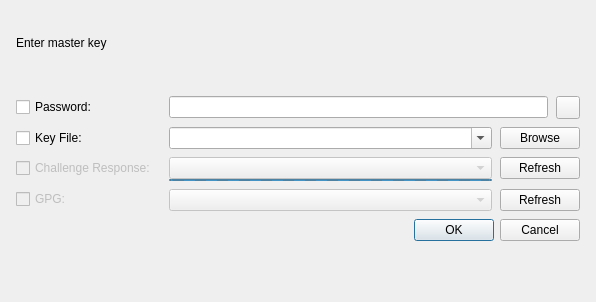
<?xml version="1.0" encoding="UTF-8"?>
<ui version="4.0">
 <class>DatabaseOpenWidget</class>
 <widget class="QWidget" name="DatabaseOpenWidget">
  <property name="geometry">
   <rect>
    <x>0</x>
    <y>0</y>
    <width>596</width>
    <height>302</height>
   </rect>
  </property>
  <layout class="QVBoxLayout" name="verticalLayout" stretch="0,1,0,1,0,0,3">
   <property name="spacing">
    <number>8</number>
   </property>
   <item>
    <widget class="MessageWidget" name="messageWidget" native="true"/>
   </item>
   <item>
    <spacer name="verticalSpacer_2">
     <property name="orientation">
      <enum>Qt::Vertical</enum>
     </property>
     <property name="sizeHint" stdset="0">
      <size>
       <width>20</width>
       <height>40</height>
      </size>
     </property>
    </spacer>
   </item>
   <item>
    <layout class="QVBoxLayout" name="labelLayout">
     <property name="leftMargin">
      <number>5</number>
     </property>
     <property name="rightMargin">
      <number>5</number>
     </property>
     <item>
      <widget class="QLabel" name="labelHeadline">
       <property name="text">
        <string>Enter master key</string>
       </property>
      </widget>
     </item>
     <item>
      <widget class="QLabel" name="labelFilename"/>
     </item>
    </layout>
   </item>
   <item>
    <spacer name="verticalSpacer_3">
     <property name="orientation">
      <enum>Qt::Vertical</enum>
     </property>
     <property name="sizeHint" stdset="0">
      <size>
       <width>20</width>
       <height>40</height>
      </size>
     </property>
    </spacer>
   </item>
   <item>
    <layout class="QGridLayout" name="gridLayout">
     <property name="leftMargin">
      <number>5</number>
     </property>
     <property name="verticalSpacing">
      <number>8</number>
     </property>
     <item row="1" column="0" alignment="Qt::AlignVCenter">
      <widget class="QCheckBox" name="checkKeyFile">
       <property name="text">
        <string>Key File:</string>
       </property>
      </widget>
     </item>
     <item row="0" column="0" alignment="Qt::AlignVCenter">
      <widget class="QCheckBox" name="checkPassword">
       <property name="text">
        <string>Password:</string>
       </property>
      </widget>
     </item>
     <item row="1" column="2">
      <layout class="QHBoxLayout" name="keyFileLayout">
       <property name="leftMargin">
        <number>5</number>
       </property>
       <property name="rightMargin">
        <number>5</number>
       </property>
       <item>
        <widget class="QComboBox" name="comboKeyFile">
         <property name="enabled">
          <bool>true</bool>
         </property>
         <property name="sizePolicy">
          <sizepolicy hsizetype="Expanding" vsizetype="Fixed">
           <horstretch>0</horstretch>
           <verstretch>0</verstretch>
          </sizepolicy>
         </property>
         <property name="editable">
          <bool>true</bool>
         </property>
        </widget>
       </item>
       <item>
        <widget class="QPushButton" name="buttonBrowseFile">
         <property name="text">
          <string>Browse</string>
         </property>
        </widget>
       </item>
      </layout>
     </item>
     <item row="0" column="2">
      <layout class="QHBoxLayout" name="passwordLayout">
       <property name="leftMargin">
        <number>5</number>
       </property>
       <property name="rightMargin">
        <number>5</number>
       </property>
       <item>
        <widget class="PasswordEdit" name="editPassword">
         <property name="echoMode">
          <enum>QLineEdit::Password</enum>
         </property>
        </widget>
       </item>
       <item>
        <widget class="QToolButton" name="buttonTogglePassword">
         <property name="checkable">
          <bool>true</bool>
         </property>
        </widget>
       </item>
      </layout>
     </item>

     <item row="5" column="2">
      <layout class="QGridLayout" name="gridLayout_2">
       <property name="leftMargin">
        <number>5</number>
       </property>
       <property name="rightMargin">
        <number>5</number>
       </property>
       <property name="verticalSpacing">
        <number>0</number>
       </property>
       <item row="1" column="1">
        <widget class="QPushButton" name="buttonRedetectYubikey">
         <property name="enabled">
          <bool>true</bool>
         </property>
         <property name="text">
          <string>Refresh</string>
         </property>
        </widget>
       </item>

       <item row="1" column="0">
        <widget class="QComboBox" name="comboChallengeResponse">
         <property name="enabled">
          <bool>false</bool>
         </property>
         <property name="sizePolicy">
          <sizepolicy hsizetype="Expanding" vsizetype="Fixed">
           <horstretch>0</horstretch>
           <verstretch>0</verstretch>
          </sizepolicy>
         </property>
         <property name="editable">
          <bool>false</bool>
         </property>
        </widget>
       </item>
       <item row="2" column="0">
        <widget class="QProgressBar" name="yubikeyProgress">
         <property name="maximumSize">
          <size>
           <width>16777215</width>
           <height>2</height>
          </size>
         </property>
         <property name="minimum">
          <number>0</number>
         </property>
         <property name="maximum">
          <number>0</number>
         </property>
         <property name="value">
          <number>-1</number>
         </property>
         <property name="textVisible">
          <bool>false</bool>
         </property>
        </widget>
       </item>
      </layout>
     </item>


     <item row="6" column="2">
      <layout class="QGridLayout" name="gridLayout_3">
       <property name="leftMargin">
        <number>5</number>
       </property>
       <property name="rightMargin">
        <number>5</number>
       </property>
       <property name="verticalSpacing">
        <number>0</number>
       </property>
       <item row="1" column="1">
        <widget class="QPushButton" name="buttonRefreshGpgKeys">
         <property name="enabled">
          <bool>true</bool>
         </property>
         <property name="text">
          <string>Refresh</string>
         </property>
        </widget>
       </item>

       <item row="1" column="0">
        <widget class="QComboBox" name="comboGpg">
         <property name="enabled">
          <bool>false</bool>
         </property>
         <property name="sizePolicy">
          <sizepolicy hsizetype="Expanding" vsizetype="Fixed">
           <horstretch>0</horstretch>
           <verstretch>0</verstretch>
          </sizepolicy>
         </property>
         <property name="editable">
          <bool>false</bool>
         </property>
        </widget>
       </item>
      </layout>
     </item>

     <item row="5" column="0">
      <layout class="QHBoxLayout" name="horizontalLayout">
       <property name="spacing">
        <number>0</number>
       </property>
       <property name="bottomMargin">
        <number>2</number>
       </property>
       <item>
        <widget class="QCheckBox" name="checkChallengeResponse">
         <property name="enabled">
          <bool>false</bool>
         </property>
         <property name="text">
          <string>Challenge Response:</string>
         </property>
        </widget>
       </item>
      </layout>
     </item>

     <item row="6" column="0">
      <layout class="QHBoxLayout" name="horizontalLayout2">
       <property name="spacing">
        <number>0</number>
       </property>
       <property name="bottomMargin">
        <number>2</number>
       </property>
       <item>
        <widget class="QCheckBox" name="checkGpg">
         <property name="enabled">
          <bool>false</bool>
         </property>
         <property name="text">
          <string>GPG:</string>
         </property>
        </widget>
       </item>
      </layout>
     </item>

    </layout>
   </item>
   <item>
    <layout class="QHBoxLayout" name="dialogButtonsLayout">
     <property name="leftMargin">
      <number>5</number>
     </property>
     <property name="rightMargin">
      <number>5</number>
     </property>
     <item alignment="Qt::AlignRight">
      <widget class="QDialogButtonBox" name="buttonBox">
       <property name="standardButtons">
        <set>QDialogButtonBox::Cancel|QDialogButtonBox::Ok</set>
       </property>
      </widget>
     </item>
    </layout>
   </item>
   <item>
    <spacer name="verticalSpacer">
     <property name="orientation">
      <enum>Qt::Vertical</enum>
     </property>
     <property name="sizeHint" stdset="0">
      <size>
       <width>20</width>
       <height>40</height>
      </size>
     </property>
    </spacer>
   </item>
  </layout>
 </widget>
 <customwidgets>
  <customwidget>
   <class>PasswordEdit</class>
   <extends>QLineEdit</extends>
   <header>gui/PasswordEdit.h</header>
  </customwidget>
  <customwidget>
   <class>MessageWidget</class>
   <extends>QWidget</extends>
   <header>gui/MessageWidget.h</header>
   <container>1</container>
  </customwidget>
 </customwidgets>
 <tabstops>
  <tabstop>checkPassword</tabstop>
  <tabstop>editPassword</tabstop>
  <tabstop>buttonTogglePassword</tabstop>
  <tabstop>checkKeyFile</tabstop>
  <tabstop>comboKeyFile</tabstop>
  <tabstop>buttonBrowseFile</tabstop>
 </tabstops>
 <resources/>
 <connections/>
</ui>
